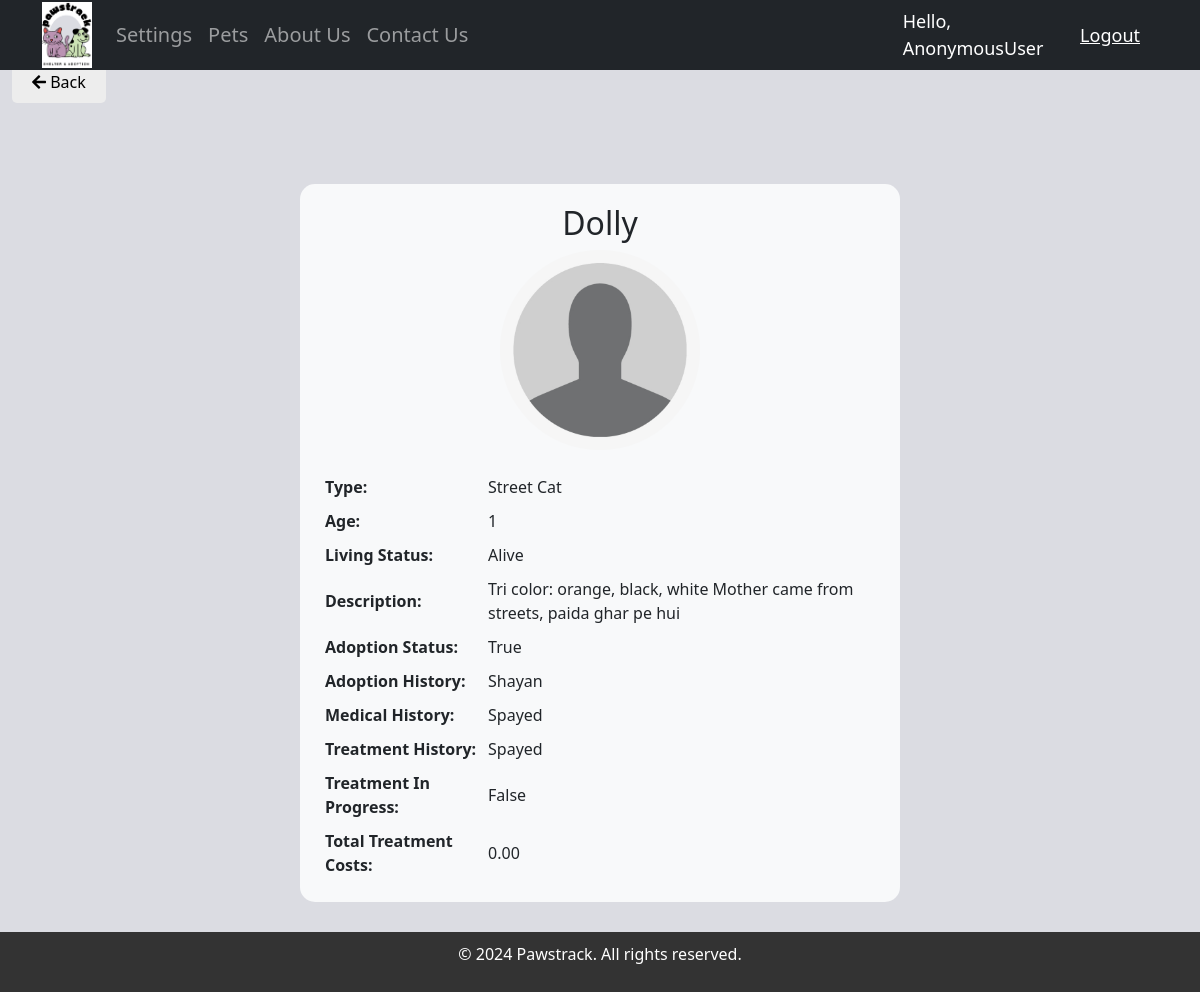
The page /pets/3/ on the database its author committed.
### accounts/models.py (models this page shows, shortened)
class Pet(models.Model):
	picture = models.ImageField(upload_to='pets/', default='default.png')
	name = models.CharField(max_length=200)
	age = models.IntegerField()
	animal_type = models.CharField(max_length=200)
	description = models.TextField()
	adopted = models.BooleanField(default=False)
	up_for_adoption = models.BooleanField(default=False)
	adoption_history = models.TextField(default='Never Adopted')
	medical_history = models.TextField(default='No Medical History')
	treatment_history = models.TextField(default='No Treatment History')
	treatment_in_progress = models.BooleanField(default=False)
	treatment_costs = models.DecimalField(max_digits=6, decimal_places=2, default=0.00)
	deceased = models.BooleanField(default=False)
	date_created = models.DateTimeField(auto_now_add=True, null=True)

### accounts/views.py (the view)
# urls.py: path('pets/<int:pk>/', PetDetailView.as_view(), name='pet_detail'),
class PetDetailView(DetailView):
	model = Pet

### accounts/templates/accounts/pet_detail.html (shortened to what this page needs)
{% extends 'accounts/main.html' %}
{% load static %}
{% block content %}
<div class="back-button">
    <a href="{% url 'pet_list' %}" class="cancel_button"><i class="fas fa-arrow-left"></i> Back</a>
</div>
<div class="container">
    <div class="section-container">
        <div style="text-align: center;">
        <h2>{{ pet.name }}</h2>
        <img class="pet-image" src="{{ pet.picture.url }}" alt="{{ pet.name }}">
        </div>
        <table class="details-table">
            <tr>
                <td><strong>Type:</strong></td>
                <td>{{ pet.animal_type }}</td>
            </tr>
            <tr>
                <td><strong>Age:</strong></td>
                <td>{{ pet.age }}</td>
            </tr>
            <tr>
                <td><strong>Living Status:</strong></td>
                <td>{% if pet.deceased %}Deceased{% else %}Alive{% endif %}</td>
            </tr>
            <tr>
                <td><strong>Description:</strong></td>
                <td>{{ pet.description }}</td>
            </tr>
            <tr>
                <td><strong>Adoption Status:</strong></td>
                <td>{{ pet.adopted }}</td>
            </tr>
            <tr>
                <td><strong>Adoption History:</strong></td>
                <td>{{ pet.adoption_history }}</td>
            </tr>
            <tr>
                <td><strong>Medical History:</strong></td>
                <td>{{ pet.medical_history }}</td>
            </tr>
            <tr>
                <td><strong>Treatment History:</strong></td>
                <td>{{ pet.treatment_history }}</td>
            </tr>
            <tr>
                <td><strong>Treatment In Progress:</strong></td>
                <td>{{ pet.treatment_in_progress }}</td>
            </tr>
            <tr>
                <td><strong>Total Treatment Costs:</strong></td>
                <td>{{ pet.treatment_costs }}</td>
            </tr>
        </table>
    </div>
</div>
{% endblock %}

### static/css/main.css (style rules this page uses)
body { background-color: #dbdce2; }

### accounts/templates/accounts/main.html (style rules this page uses)
body { display: flex; flex-direction: column; min-height: 100vh; }

### accounts/templates/accounts/pet_detail.html (style rules this page uses)
.container { display: flex; flex-direction: column; align-items: center; justify-content: center; margin: 0 auto; width: 100%; padding: 20px; margin-top: 50px; margin-bottom: 10px; }
.section-container { width: 80%; max-width: 600px; padding: 20px; background-color: #f8f9fa; border-radius: 15px; text-align: left; margin-top: 20px; }
.pet-image { width: 200px; height: 200px; object-fit: cover; border-radius: 50%; margin-bottom: 20px; }
.cancel_button { color: black; text-decoration: none; background-color: #ededed; border: none; padding: 10px 20px; border-radius: 5px; margin-top: 20px; cursor: pointer; transition: background-color 0.3s ease; }
.details-table { width: 100%; }
.details-table td { padding: 5px; }

### rows shown on the page
Pet: name "Dolly", picture (placeholder picture), animal_type "Street Cat", age "1", description "Tri color: orange, black, white Mother came from streets, paida ghar pe hui", adopted "True", adoption_history "Shayan", medical_history "Spayed", treatment_history "Spayed", treatment_in_progress "False", treatment_costs "0.00"

### other values the page prints
{{ request.user }} "AnonymousUser"
